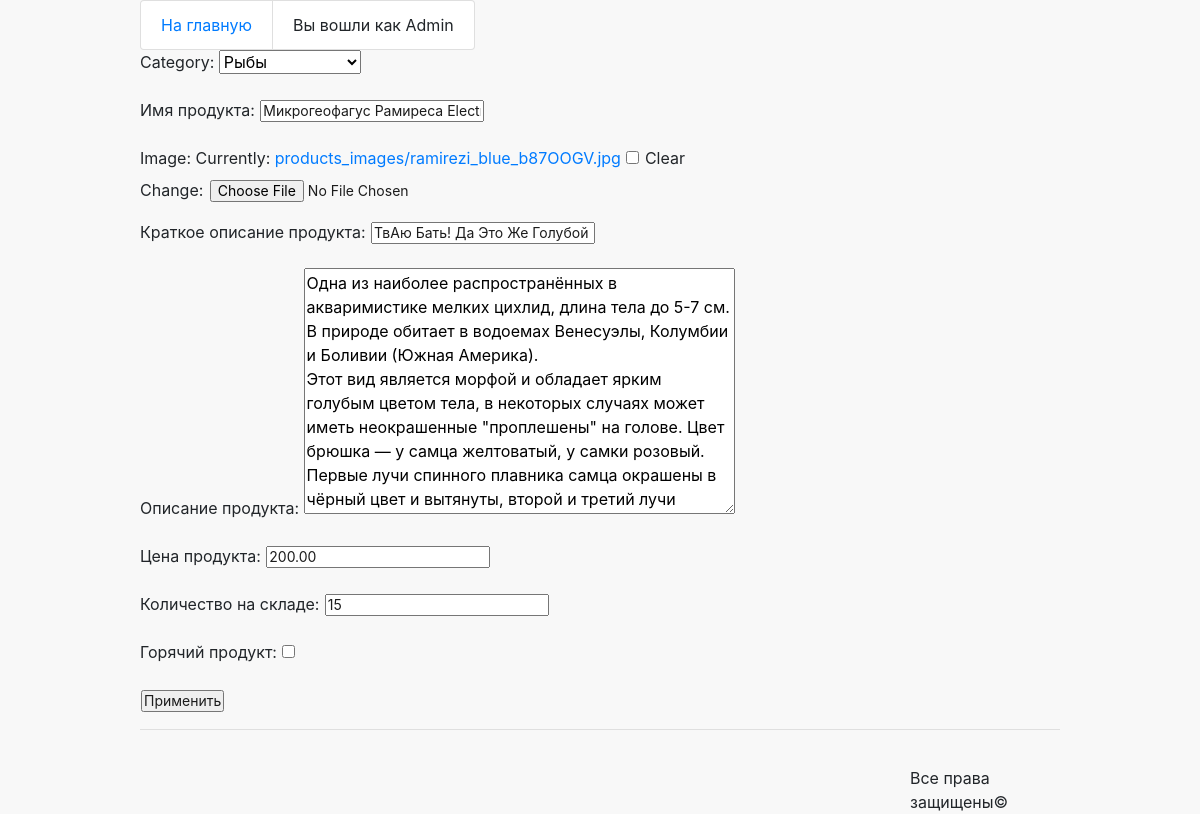
The app's page /admin_custom/products/update/2/ (signed in), older data.
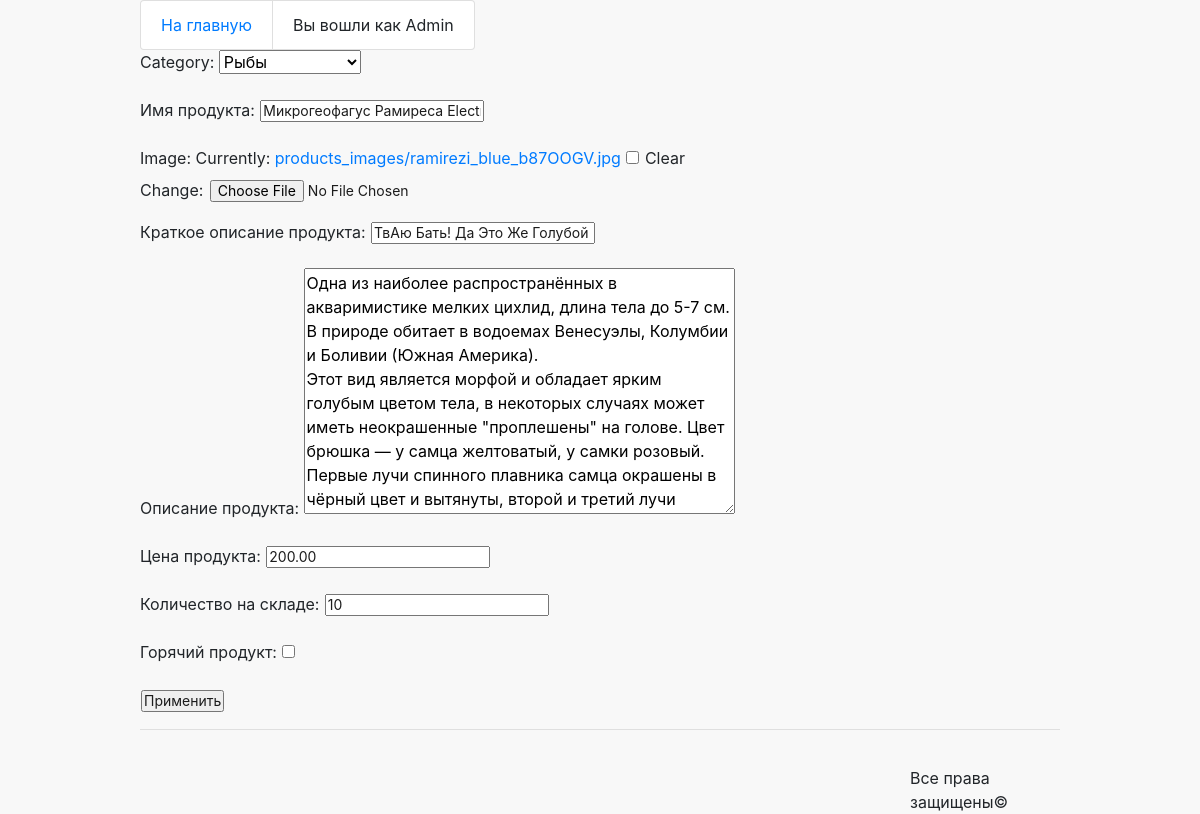
The same page, newer data.
### mainapp/models.py (models this page shows, shortened)
class Product(models.Model):
    category = models.ForeignKey(ProductCategory, on_delete=models.CASCADE)
    name = models.CharField(verbose_name='имя продукта', max_length=128)
    image = models.ImageField(upload_to='products_images', blank=True)
    short_desc = models.CharField(verbose_name='краткое описание продукта', max_length=60, blank=True)
    description = models.TextField(verbose_name='описание продукта', blank=True)
    price = models.DecimalField(verbose_name='цена продукта', max_digits=8, decimal_places=2, default=0)
    quantity = models.PositiveIntegerField(verbose_name='количество на складе', default=0)
    is_hot = models.BooleanField(verbose_name='горячий продукт', default=False)

### adminapp/views.py (the view, shortened to what this page needs)
# urls.py: path('products/update/<int:pk>/', adminapp.ProductUpdateView.as_view(), name='product_update'),
class ProductUpdateView(IsSuperUserView, UpdateView):
    model = Product
    template_name = 'adminapp/product_update.html'
    fields = '__all__'
    success_url = reverse_lazy('admin_custom:products')

### adminapp/views.py (called while the page is built)
    def test_func(self):
        return self.request.user.is_superuser

### mainapp/context_processors.py (called while the page is built)
def basket(request):
   basket = []
   if request.user.is_authenticated:
       basket = BasketSlot.objects.filter(user=request.user)
   return {
       'basket': basket,
   }

### mainapp/models.py (called while the page is built)
    def __str__(self):
        return self.name

### adminapp/templates/adminapp/product_update.html (shortened to what this page needs)
{% extends 'adminapp/base_admin.html' %}
{% block content %}
<form class = "form-horizontal" method="post">
    {{ form.as_p }}
    <input type="submit" value="Применить">
</form>
{% endblock %}

Row changes from the older to the newer data that the page shows:
changed Product "Рыбы": quantity "15" → "10"
